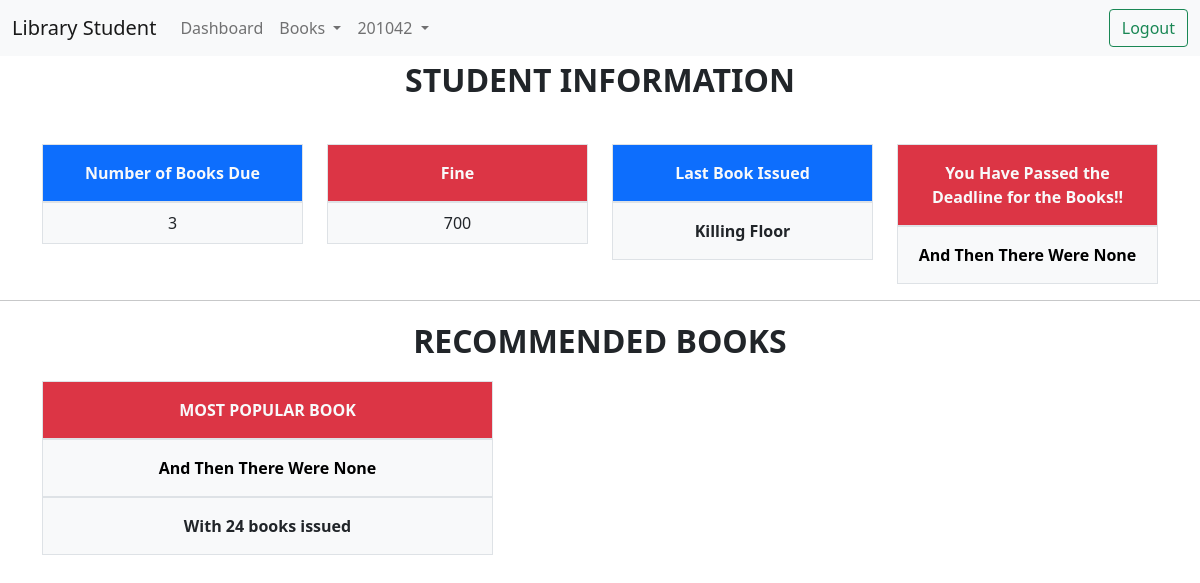
Before: / (signed in) with the older database file.
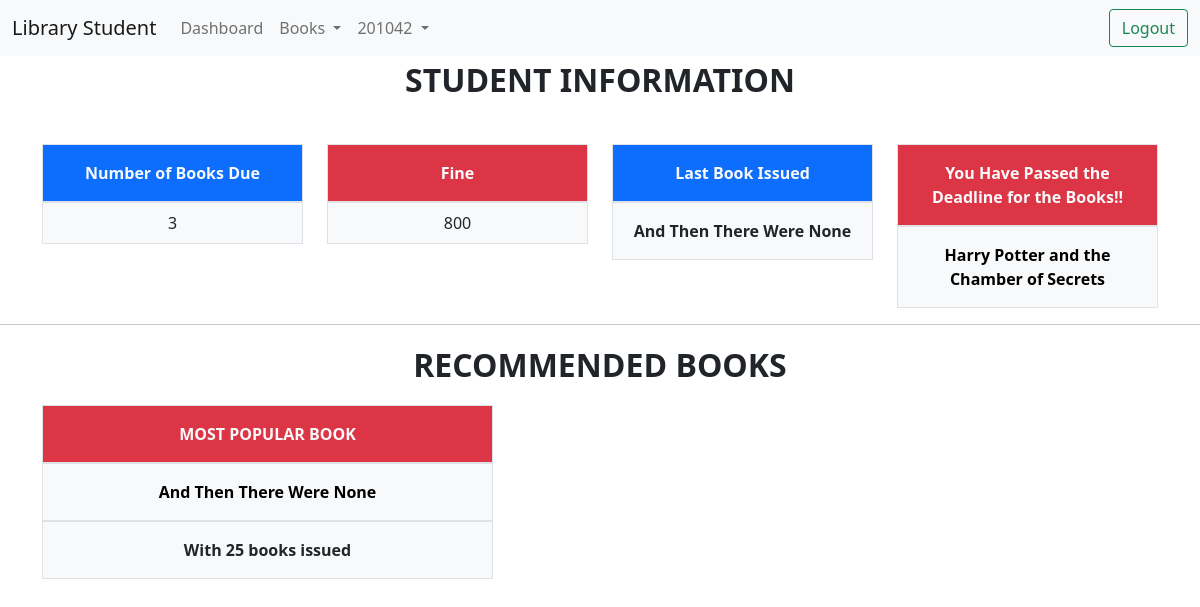
After: the same page with the newer database file.
### library/models.py (models this page shows, shortened)
class Student(models.Model):
    user = models.OneToOneField(User, on_delete=models.CASCADE)
    roll_no = models.CharField(max_length=10)
    name = models.CharField(max_length=20)
    branch = models.CharField(max_length=3)
    DEPT = ( ('1', 'CSE'), ('2', 'ECE'), ('3','EEE'),('4','ME'))
    department = models.CharField(max_length=1, choices=DEPT, blank=True, default='1')
    BAT = (('1','2017'),('2','2018'),('3','2019'),('4','2020'))
    batch = models.CharField(max_length=1, choices=BAT, blank=True, default='4')
    SEM = (('1','1'),('2','2'),('3','3'),('4','4'),('5','5'),('6','6'),('7','7'),('8','8'))
    semester = models.CharField(max_length=1, choices=SEM, blank=True, default='1')
    fine = models.IntegerField(default=0)
    email=models.EmailField()
    class Meta:
        ordering = ['roll_no']
    def num_books(self):
        return IssueBook.objects.filter(student=self, is_returned=False).count()

class IssueBook(models.Model):
    student = models.ForeignKey('Student', on_delete=models.CASCADE)
    borrowed_book = models.ForeignKey('BookIndividual', on_delete = models.SET_NULL , null=True, blank=True)
    issue_date = models.DateTimeField(null=True,blank=True)
    expected_return_date = models.DateTimeField(null=True,blank=True)
    is_returned = models.BooleanField(default=False)

class BookIndividual(models.Model):
    id = models.UUIDField(primary_key=True, default=uuid.uuid4)
    book = models.ForeignKey('Book', on_delete=models.CASCADE, null=True)
    edition = models.IntegerField(default=0)
    LOAN_STATUS = ( ('o', 'Not Available'), ('a', 'Available'))
    status = models.CharField( max_length=1, choices=LOAN_STATUS, blank=True, default='a', help_text='')
    class Meta:
        ordering = ['-edition']

class Book(models.Model):
    title = models.CharField(max_length=200)
    author = models.ForeignKey('Author', on_delete=models.SET_NULL, null=True)
    summary = models.TextField(max_length=1000)
    isbn = models.CharField('ISBN', max_length=13, unique=True)
    genre = models.ManyToManyField(Genre)
    language = models.ForeignKey('Language', on_delete=models.SET_NULL, null=True)
    class Meta:
        ordering = ['title', 'author']

### library/views.py (the view, shortened to what this page needs)
# urls.py: path('', View_Dashboard, name='dashboard'),
def View_Dashboard(request):
	if request.user.is_staff:
		return redirect('/staff')
	if request.user.is_authenticated:
		flag1=flag2=flag3=False
		student=Student.objects.get(user=request.user)
		c_i=IssueBook.objects.all().count()
		if c_i:
			result = IssueBook.objects.values('borrowed_book__book__title').annotate(count=Count('borrowed_book'))
			r=result.order_by('-count').first()
			name=r['borrowed_book__book__title']
			number_of_time_issued = r['count']
			book = Book.objects.get(title=name)
		c=IssueBook.objects.filter(student=student, is_returned=False).count()
		if c:
			i1=IssueBook.objects.filter(student=student, is_returned=False).first()
			i2=IssueBook.objects.filter(student=student).last()
			time1 = i1.expected_return_date
			time=timezone.now()
			time1-=time
			if time1.total_seconds()<0:
				flag3=True
	return render(request, "Dashboard.html", locals())

### library/templates/Dashboard.html (shortened to what this page needs)
<!doctype html>
<html lang="en">
  <head>
    <link href="https://cdn.jsdelivr.net/npm/bootstrap@5.0.0-beta3/dist/css/bootstrap.min.css" rel="stylesheet">
  </head>
  <body>
  	<nav class="navbar nav-pills navbar-expand-lg navbar-light bg-light">
	  <div class="container-fluid">
	    <a class="navbar-brand" href="#">
	    	{% if user.is_authenticated %} Library Student
	    	{% else %} Library
	    	{% endif %}
		</a>
	    <div class="collapse navbar-collapse" id="navbarSupportedContent">
	      <ul class="navbar-nav me-auto mb-2 mb-lg-0">
	        <li class="nav-item">
	          <a class="nav-link" aria-current="page" href="/">Dashboard</a>
	        </li>
	        <li class="nav-item dropdown active">
	          <a class="nav-link dropdown-toggle" href="#" id="navbarDropdown" role="button" data-bs-toggle="dropdown" aria-expanded="false">
	            Books
	          </a>
	        </li>
	        {% if user.is_authenticated %}
	        <li class="nav-item dropdown">
	          <a class="nav-link dropdown-toggle" href="#" id="navbarDropdown" role="button" data-bs-toggle="dropdown" aria-expanded="false">
	            {{ user.username }}
	          </a>
	        </li>
	        {% endif %}
	      </ul>
	      {% if user.is_authenticated %}
	      <form action="{% url 'logout' %}" class="d-flex">
	        <button class="btn btn-outline-success" type="submit">Logout</button>
	      </form>
	      {% else %}
	      <form action="{% url 'login' %}" class="d-flex">
	        <button class="btn btn-outline-primary" type="submit">Login</button>
	      </form>
	      {% endif %}
	    </div>
	  </div>
	</nav>
	{% if user.is_authenticated %}
	<p class="fs-2 text-uppercase fw-bolder text-center">Student Information</p>
	<br>
	<div class="container float-right">
	  <div class="row text-center">
			<div class="col-3">
			    <div class="p-3 border bg-primary text-light fw-bold">Number of Books Due</div>
			    <div class="p-2 border bg-light">{{student.num_books}}</div>
			</div>
			<div class="col-3">
			    <div class="p-3 border bg-danger text-light fw-bold">Fine</div>
			    <div class="p-2 border bg-light">{{student.fine}}</div>
			</div>
			{% if c %}
			<div class="col-3">
			    <div class="p-3 border bg-primary text-light fw-bold">Last Book Issued</div>
			    <div class="p-3 border bg-light fw-bold">{{i2.borrowed_book.book.title}}</div>
			</div>
			<div class="col-3 bg text-center">
			{% if flag3 %}
			<div class="p-3 border bg-danger text-light fw-bold">You Have Passed the Deadline for the Books!!</div>
			{% endif %}
			    <div class="p-3 border bg-light fw-bold"><a href="{% url 'all_issued' %}"> {{i1.borrowed_book.book.title}}</a></div>
			</div>
			{% endif %}
		</div>
	</div>
	<hr>
	<p class="fs-2 text-uppercase fw-bolder text-center">Recommended Books</p>
	<div class="container">
	  <div class="row text-center">
			<div class="col-5 bg text-center">
			    <div class="p-3 border bg-danger text-light fw-bold">MOST POPULAR BOOK</div>
			    <div class="p-3 border bg-light fw-bold"><a href="{% url 'book' pk=book.id%}">{{book.title}}</a></div>
			    <div class="p-3 border bg-light fw-bold">With {{number_of_time_issued}} books issued</div>
			</div>
		</div>
	</div>
	{% endif %}
  </body>
</html>

Changed rows visible on the page:
no longer on this page (row unchanged): IssueBook: borrowed_book.book "Killing Floor"
changed Student: fine "700" → "800"
now on this page (row unchanged): IssueBook: borrowed_book.book "Harry Potter and the Chamber of Secrets"
Other visible differences:
{{ number_of_time_issued }}: "24" → "25"
